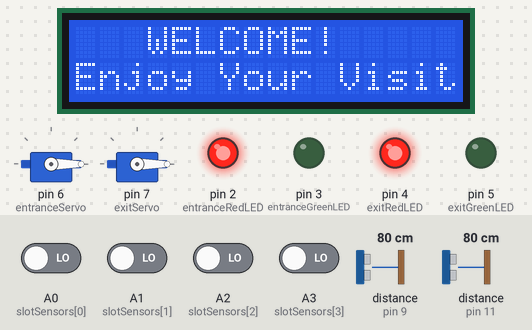
This sketch was run on a simulated Arduino Uno, built with avr-gcc and run on an emulated ATmega328P. Parts: 16×2 character LCD, 2 × servo, output pins drawn as LEDs (lit = HIGH). Wiring (inferred from the names in the program): 2 × ultrasonic range finder: trigger pin 8, echo pin 9 / trigger pin 10, echo pin 11. The test bench sets the inputs (shaded band); at power-on: A0 (slotSensors[0]), A1 (slotSensors[1]), A2 (slotSensors[2]), A3 (slotSensors[3]) LOW, distance to the obstacle (sensors on pin 9, pin 11) 80 cm. The echo pulse lasts 58.3 µs per cm; pins used as bus, display or sensor lines are not drawn.

Above: at 3.2 s.
3.3 s: distance to the obstacle (sensor on pin 9) set to 9 cm
4.8 s: distance to the obstacle (sensor on pin 9) set to 6 cm
At 6.4 s:
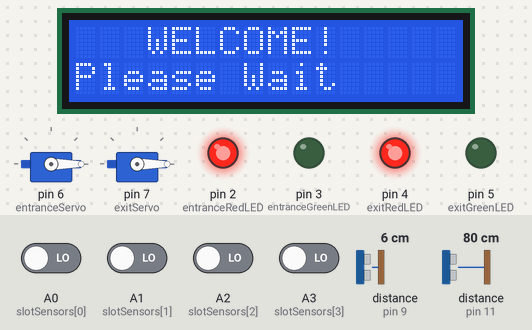
At 11.1 s:
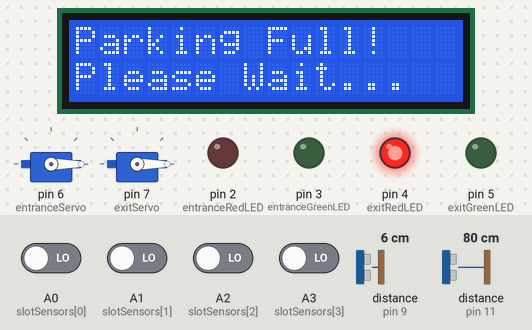
Timing chart, 0 to 12.6 s (numbered marks = the images above; inputs shaded):
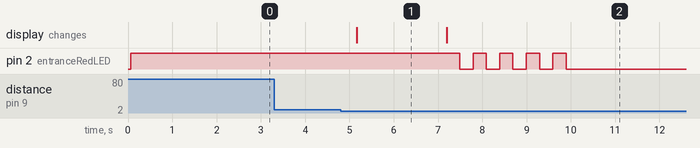

The sketch:

Digital_Parking_System.ino
```cpp
#include <Wire.h>
#include <LiquidCrystal_I2C.h>
#include <Servo.h>

LiquidCrystal_I2C lcd(0x27, 16, 2);
Servo entranceServo, exitServo;

const int trigEntrance = 8, echoEntrance = 9;
const int trigExit = 10, echoExit = 11;

const int entranceRedLED = 2, entranceGreenLED = 3;
const int exitRedLED = 4, exitGreenLED = 5;

const int slotSensors[] = {A0, A1, A2, A3};
const int totalSlots = 4;

bool slotStatus[totalSlots] = {false, false, false, false};
int freeSlots = totalSlots;

const int detectionRange = 7;

void setup() {
  lcd.init();
  lcd.backlight();

  pinMode(entranceRedLED, OUTPUT);
  pinMode(entranceGreenLED, OUTPUT);
  pinMode(exitRedLED, OUTPUT);
  pinMode(exitGreenLED, OUTPUT);

  digitalWrite(entranceRedLED, HIGH);
  digitalWrite(entranceGreenLED, LOW);
  digitalWrite(exitRedLED, HIGH);
  digitalWrite(exitGreenLED, LOW);

  Serial.begin(9600);

  entranceServo.attach(6);
  exitServo.attach(7);
  entranceServo.write(0);
  exitServo.write(0);

  pinMode(trigEntrance, OUTPUT);
  pinMode(echoEntrance, INPUT);
  pinMode(trigExit, OUTPUT);
  pinMode(echoExit, INPUT);

  for (int i = 0; i < totalSlots; i++) {
    pinMode(slotSensors[i], INPUT);
  }

  displayWelcomeMessage();
}

void loop() {
  if (measureDistance(trigEntrance, echoEntrance) < detectionRange) {
    handleEntrance();
  }

  if (measureDistance(trigExit, echoExit) < detectionRange) {
    handleExit();
  }

  delay(500);
}

// Default Welcome Message
void displayWelcomeMessage() {
  lcd.clear();
  lcd.setCursor(3, 0);
  lcd.print("WELCOME!");
  lcd.setCursor(0, 1);
  lcd.print("Enjoy Your Visit");
  delay(2000);
}

// Measure distance using ultrasonic sensor
float measureDistance(int trigPin, int echoPin) {
  digitalWrite(trigPin, LOW);
  delayMicroseconds(2);
  digitalWrite(trigPin, HIGH);
  delayMicroseconds(10);
  digitalWrite(trigPin, LOW);

  long duration = pulseIn(echoPin, HIGH);
  return (duration * 0.0343) / 2;
}

// Update slot status
void updateSlotStatus() {
  freeSlots = totalSlots;
  for (int i = 0; i < totalSlots; i++) {
    slotStatus[i] = !digitalRead(slotSensors[i]);
    if (slotStatus[i]) freeSlots--;
  }
}

// Get the first available slot
int getFirstAvailableSlot() {
  for (int i = 0; i < totalSlots; i++) {
    if (!slotStatus[i]) return i + 1;
  }
  return -1; // No slot available
}

// Handle Entrance
void handleEntrance() {
  updateSlotStatus();

  lcd.clear();
  lcd.setCursor(3, 0);
  lcd.print("WELCOME!");
  lcd.setCursor(0, 1);
  lcd.print("Please Wait");
  delay(2000);

  if (freeSlots > 0) {
    int assignedSlot = getFirstAvailableSlot();

    lcd.clear();
    lcd.setCursor(0, 0);
    lcd.print("Slot Available:");
    lcd.setCursor(0, 1);
    lcd.print("Go to Slot ");
    lcd.print(assignedSlot);
    delay(2500);

    blinkGreenLEDAndOpenGate(entranceServo, entranceRedLED, entranceGreenLED);
  } else {
    lcd.clear();
    lcd.setCursor(0, 0);
    lcd.print("Parking Full!");
    lcd.setCursor(0, 1);
    lcd.print("Please Wait...");
    blinkFastRedLED(entranceRedLED);
    delay(2500);
  }

  displayWelcomeMessage(); // Return to welcome message after processing
}

// Handle Exit
void handleExit() {
  lcd.clear();
  lcd.setCursor(0, 0);
  lcd.print("Thank You!");
  lcd.setCursor(0, 1);
  lcd.print("Visit Again");
  delay(2000);

  blinkGreenLEDAndOpenGate(exitServo, exitRedLED, exitGreenLED);
  updateSlotStatus();

  displayWelcomeMessage(); // Return to welcome message after exit
}

// Open gate & blink green LED
void blinkGreenLEDAndOpenGate(Servo &gateServo, int redLED, int greenLED) {
  digitalWrite(redLED, LOW);

  for (int i = 0; i < 3; i++) {
    digitalWrite(greenLED, HIGH);
    delay(500);
    digitalWrite(greenLED, LOW);
    delay(500);
  }

  digitalWrite(greenLED, HIGH);
  gateServo.write(90);
  delay(5000);
  digitalWrite(greenLED, LOW);
  digitalWrite(redLED, HIGH);
  gateServo.write(0);
}

// Blink red LED fast
void blinkFastRedLED(int redLED) {
  for (int i = 0; i < 5; i++) {
    digitalWrite(redLED, HIGH);
    delay(300);
    digitalWrite(redLED, LOW);
    delay(300);
  }
}
```

Measured:
- the behaviour switches between 8 and 7 cm on distance to the obstacle (sensor on pin 9) (found by bisection; images 0 and 1)
- after the input at 3.3 s, every drawn part: stays the same
- after the input at 4.8 s, pin 2 (entranceRedLED): alternates HIGH for 0.30 s and LOW for 0.30 s, 9 changes in all, then stays LOW, starting after 2.7 s; the display: changes after 0.36 s (image 1)
- what the display in image 1 shows lasts 2.0 s, from 5.2 s to 7.2 s
